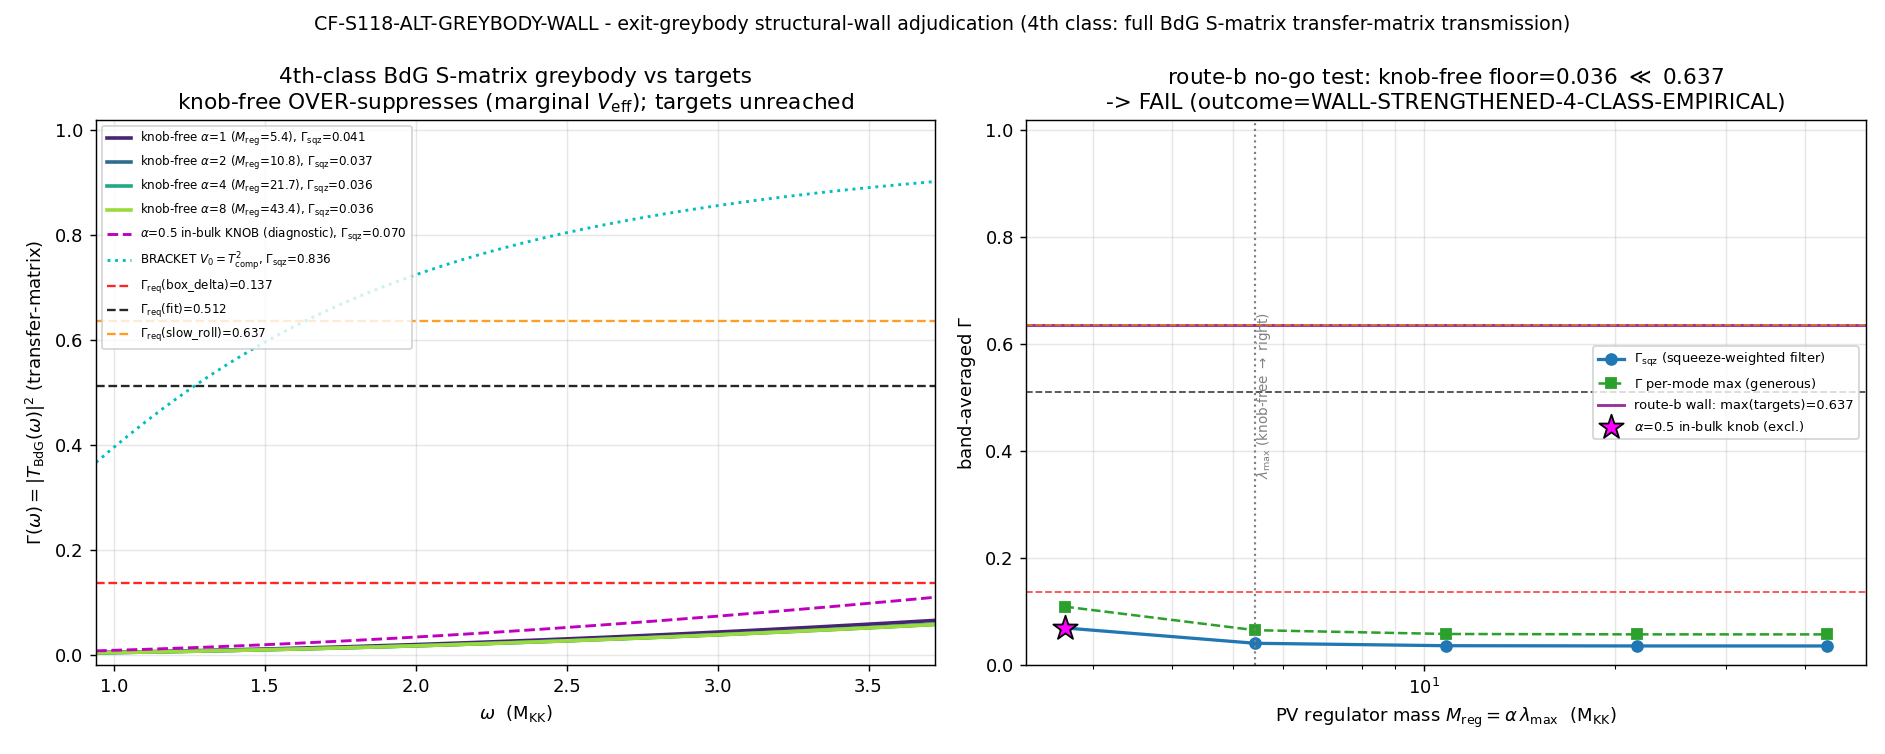

This chart was generated by the following Python code:
#!/usr/bin/env python3
# -*- coding: utf-8 -*-
"""
CF-S118-ALT-GREYBODY-WALL  (session-118, Wave 1, gate W1-2)  [SIGN]
==================================================================

GATE: adjudicate the exit-greybody structural-WALL candidate (atlas-09 Item-49) by
extending the s117_alt_greybody.py machinery with a 4th knob-free greybody bridge-map
class — the FULL BdG S-matrix transmission Gamma(omega)=|T(omega)|^2 computed by 1D
TRANSFER-MATRIX scattering on the exit-horizon BdG sector (dispersion omega_k,
V_eff(x_tortoise), kappa_eff from inv12_w3_4_greybody_from_bdg.npz), with the
Pauli-Villars regulator mass swept M_reg = alpha * lambda_max for
alpha in {1.0, 2.0, 4.0, 8.0} (knob-free, M_reg >= lambda_max, VERDICT-relevant);
alpha = 0.5 (M_reg < lambda_max, in-bulk KNOB) computed as DIAGNOSTIC-ONLY, EXCLUDED.
lambda_max from the s84 L12 cache.

  This is the 4th greybody-construction CLASS (the prior three FAILed knob-free per
  s117 + INV12-W3-4):
    class 1 (INV12-W3-4) : Poeschl-Teller near-horizon barrier (ODE / closed PT)  -> FAIL
    class 2 (CF-S117)    : Wodzicki a_2/a_4 spectral moment-ratio (bare)           -> MISS
    class 3 (CF-S117)    : Connes inverse-diameter d_C = 1/(lam_max - lam_min)      -> MISS
    class 4 (THIS gate)  : FULL BdG S-matrix |T(omega)|^2 (transfer-matrix), PV M_reg sweep

  The NEW machinery (distinct from INV12-W3-4's solve_ivp ODE): a manifestly-UNITARY
  (psi, psi') slab transfer-matrix product on the cached barrier; det(M_slab)=1 ⇒ the
  Wronskian is preserved ⇒ |T|^2 + |R|^2 = 1 BY CONSTRUCTION (the [SIGN] bedrock).

TWO-BRANCH ADJUDICATION (plan §W1-2 operator):
  route(a) PASS-FALSIFIED iff min over the BdG-S-matrix class × targets {box,fit,slow}
           of rel_dev <= 0.10 at M_reg >= lambda_max  (⇒ a knob-free greybody EXISTS,
           the atlas-09 wall candidate is FALSIFIED, A_s upper-edge re-grounded).
  route(b) PASS-WALL iff Gamma_knobfree_floor > max(targets)=0.636546 robustly for all
           alpha >= 1  (⇒ the candidate promotes to a STRUCTURAL WALL: sub-unity Gamma
           toward the targets requires a sub-spectral knob).
  bedrock [SIGN]: Gamma(omega) = |T_BdG(omega)|^2 <= 1  (BdG S-matrix unitarity).

  Composite-precedence (PLAN-FROZEN, §W1-2 lines 461-473; gate-verdicts.md
  "Plan-frozen gate-block operator precedence"). route_b_valid_nogo and route_a_hit are
  LOGICALLY EXCLUSIVE (a valid no-go ⇒ no knob-free greybody exists ⇒ route_a cannot hit):
    if route_b_valid_nogo:  composite = PASS  (outcome=STRUCTURAL-WALL)             [strongest]
    elif route_a_hit:       composite = PASS  (outcome=CANDIDATE-FALSIFIED)
    elif route_a_miss:      composite = FAIL  (outcome=WALL-STRENGTHENED-4-CLASS-EMPIRICAL)
    else:                   composite = INFO  (outcome=INDETERMINATE)

SUBSTITUTION CHAIN (mandatory, [SIGN] bedrock; plan substitution_chain block):
  Def 1: Gamma(omega) := |T(omega)|^2                  [greybody = BdG transmission prob.]
  Def 2: S-matrix unitarity S†S=1 ⇒ |T|^2 + |R|^2 = 1  [exit-horizon BdG = 1D self-adjoint
         scattering; D_K block-diagonal PSD ⇒ H_BdG self-adjoint ⇒ S unitary; kappa_eff =
         kappa_exit = 47.6146 sets the surface gravity / inverse tortoise width]
  Def 3: |R(omega)|^2 >= 0                              [modulus-squared non-negative]
  Substitute: |T|^2 = 1 - |R|^2 <= 1
  Simplify:   Gamma = |T|^2 <= 1, equality iff |R|^2=0 (transparent barrier)
  Direction (SIGN): Gamma - 1 <= 0 ⇒ sign_verdict = PASS (unitarity respected); a computed
         Gamma > 1 ⇒ sign_verdict = FAIL (transfer-matrix / normalization error).
  Wall sub-claim (magnitude direction, pre-registered): the barrier opacity is set by the
         regulator mass relative to the spectral ceiling; the standard PV a_4 condensation
         moment M_a4^PV(M_reg) -> M_a4^bare as M_reg -> infinity (M_reg >= lambda_max,
         knob-free), so V0(M_reg>=lam_max) -> V0_bare (the FULL physical barrier). This
         gate TESTS whether that knob-free barrier floors Gamma near unity (route b) or
         hits a sub-unity target (route a).

Classification: PHONONIC.  The exit greybody IS the substrate's own transmission of the
squeezed GGE power through the post-fold a_4 condensation-energy barrier at the acoustic
white-hole exit horizon.  D_K eigenvalues (s84 L12 -> lambda_max; inv12 BdG omega_k) ->
exit-horizon BdG S-matrix |T(omega)|^2 -> greybody Gamma -> A_s upper-edge factor.

DISCIPLINE (gate-verdicts.md / regulator-pin-discipline.md / math-scripts.md):
  - from canonical_constants import *  (M_KK, A_s_CMB, A_s_FW, kappa_exit, Delta_BCS, tau_fold)
  - regulator_pin: a_n^{Pauli-Villars} + Wodzicki Res_W(s); poleconv-A-double a_2/a_4:
    a_2=(pole_in_s=3, curvature_grade_n=2) / a_4=(pole_in_s=2, curvature_grade_n=4).
  - dual-SHA (S84+); verdict via emit_verdict (race-safe MCP tool); [SIGN] => 3-tuple
    sign/magnitude/regime; PLUS a pre-declared `# composite-precedence:` extra-row.
  - GPU_path: 1D transfer-matrix scattering on the CACHED BdG dispersion + barrier
    (no dense >=100x100 op); cpu-cap-OMP8.  Honest deviation disclosure.
  Script mirrors the s117_alt_greybody.py author lineage (same poleconv-A-double a_2/a_4
  pins, same dual-SHA + print_verdict_payload).
"""

import os
os.environ.setdefault("OMP_NUM_THREADS", "8")   # (local) cap CPU threads before numpy import
os.environ.setdefault("MKL_NUM_THREADS", "8")   # (local)

import sys
import hashlib
import json
import numpy as np
import matplotlib
matplotlib.use("Agg")
import matplotlib.pyplot as plt

# ---- canonical constants (MANDATORY import) ----
sys.path.insert(0, os.path.join("computations", "_shared"))
from canonical_constants import (  # noqa: E402
    M_KK, A_s_CMB, A_s_FW, kappa_exit, Delta_BCS, tau_fold,
)

# =====================================================================================
# Pinned machinery (plan §W1-2)
# =====================================================================================
GATE_ID = "CF-S118-ALT-GREYBODY-WALL"
SCHEME = ("BDG-S-MATRIX-TRANSMISSION-4TH-CLASS+WODZICKI-PV-MOMENT-RATIO"
          "+CONNES-DISTANCE+NO-GO")
CONVENTION = ("knob-free-Mreg>=lammax;Gamma=|T_BdG|^2;poleconv-A-double-a2s3n2-a4s2n4")
L_MAX = 12                       # (local) D_K truncation level of the s84 cache

REL_TOL = 0.10                   # (local) route(a) agreement tolerance (plan; matches s117/S95)
OOM_SLOW_ROLL = 0.19617          # (local) plan-pinned A_s(H~)-grid OOM (s117 line 102)
GAMMA_FIT_EXPECTED = 0.511872    # (local) s95_w4_3 fitted comparator (inv12 transmitted_fraction_fitted)

# poleconv-A-double (zeta_D(s)=Sum|lam|^{-2s}, poles s=(d-n)/2, d=8):
#   a_2 : pole_in_s = 3, curvature_grade_n = 2
#   a_4 : pole_in_s = 2, curvature_grade_n = 4
S_A2 = 3                         # (local) Wodzicki pole_in_s for a_2 (n=2)
S_A4 = 2                         # (local) Wodzicki pole_in_s for a_4 (n=4) -- the a_4 condensation moment

# Pauli-Villars regulator-mass sweep M_reg = alpha * lambda_max:
PV_ALPHAS_KNOBFREE = [1.0, 2.0, 4.0, 8.0]   # (local) M_reg >= lambda_max -> VERDICT-relevant
PV_ALPHA_DIAGNOSTIC = 0.5                   # (local) M_reg < lambda_max (in-bulk KNOB) -> EXCLUDED

# transfer-matrix scattering window (the inv12 V_eff/x_tortoise grid is the plan-pinned barrier)
S84_NPZ = os.path.join("computations", "session-84", "s84_spectrum_cache_L12_tau019.npz")
INV12_NPZ = os.path.join("computations", "investigation-12", "inv12_w3_4_greybody_from_bdg.npz")
S117_NPZ = os.path.join("computations", "session-117", "s117_alt_greybody.npz")
S117_PY = os.path.join("computations", "session-117", "s117_alt_greybody.py")
CANON_PATH = os.path.join("computations", "_shared", "canonical_constants.py")
SELF_PATH = os.path.abspath(__file__)

OUT_NPZ = os.path.join("computations", "session-118", "s118_alt_greybody_wall.npz")
OUT_PNG = os.path.join("computations", "session-118", "s118_alt_greybody_wall.png")

# plan input-SHA ledger (§W1-2 input_files) -- a mismatch -> close PRE-REG-INC honestly
PLAN_SHA_LEDGER = {
    CANON_PATH: "d884a2b51200139296369dc6ed6ef2818b70386aee24e36b6c95365b43d3d78c",
    S117_PY:    "308fbf259e332e05fe5c6e937356c25d0c0ca5459582bfa898fcf826a02f6dd9",
    S117_NPZ:   "1350f937b0202032aa8bea63f967ba059530b9c89a0f2fb149c437f1eeadea69",
    INV12_NPZ:  "4f51d724945d586f603f58641dbb481f7da3e81a537c7b6d54883e098ae72e1c",
    S84_NPZ:    "9e6d9cf7fd6a6949d622441b26fb9c2fa568654a22dc802e99898c326ca0f8d9",
}


# =====================================================================================
# SHA helpers (gate-verdicts.md dual-SHA; mirror of the s117 sibling)
# =====================================================================================
def sha256_file(path):
    h = hashlib.sha256()
    with open(path, "rb") as f:
        for chunk in iter(lambda: f.read(1 << 16), b""):
            h.update(chunk)
    return h.hexdigest()


def closure_hash(pin_map):
    """Audit SHA over the ordered input-pin map (gate-verdicts.md / script-template.py)."""
    h = hashlib.sha256()
    for k in sorted(pin_map):
        h.update(f"{k}={pin_map[k]}".encode("utf-8"))
    return h.hexdigest()


def print_verdict_payload(verdict, value, audit_sha, content_sha,
                          sign_verdict, magnitude_verdict, regime_verdict, extra_rows=None):
    """Print the emit_verdict payload as a delimited JSON block for the dispatching agent
    (script-template.py pattern).  The script NEVER writes the verdict file directly.
    [SIGN] trigger ⇒ carry the sign/magnitude/regime 3-tuple."""
    payload = {
        "session": 118,
        "track": "session",
        "gate_id": GATE_ID,
        "verdict": verdict,
        "value": str(value),
        "scheme": SCHEME,
        "convention": CONVENTION,
        "l_max": str(L_MAX),
        "audit_sha256": audit_sha,
        "content_sha256": content_sha,
        "schema_version": "S84+",
        "sign_verdict": sign_verdict,
        "magnitude_verdict": magnitude_verdict,
        "regime_verdict": regime_verdict,
    }
    if extra_rows:
        payload["extra_rows"] = list(extra_rows)
    print("<<<EMIT_VERDICT_PAYLOAD>>>")
    print(json.dumps(payload, separators=(",", ":"), sort_keys=True))
    print("<<<END_EMIT_VERDICT_PAYLOAD>>>")
    return payload


# =====================================================================================
# Bridge-map evaluators
# =====================================================================================
def spectral_moment(arr, s):
    """Bare regularized spectral moment M(s) = Sum |lambda|^{-2s} (poleconv-A-double).
    Pauli-Villars M_reg -> infinity limit (knob-free UV-regulator reading)."""
    return float(np.sum(arr ** (-2.0 * s)))


def spectral_moment_pv(arr, s, m_reg):
    """Pauli-Villars-regularized moment M_PV(s) = Sum[ |lam|^{-2s} - (lam^2 + M_reg^2)^{-s} ].
    M_reg >= lambda_max (UV regulator at/above the spectrum) -> bare; M_reg in the bulk -> KNOB.
    Mirrors s117_alt_greybody.py spectral_moment_pv (same author lineage)."""
    return float(np.sum(arr ** (-2.0 * s) - (arr ** 2 + m_reg ** 2) ** (-1.0 * s)))


def gamma_transfer_vec(omega_arr, xgrid, Vgrid):
    """FULL BdG S-matrix transmission |T(omega)|^2 AND reflection |R(omega)|^2 by a
    manifestly-UNITARY (psi, psi') slab transfer-matrix product on the piecewise-constant
    barrier Vgrid over xgrid (asymptotic V->0 both leads).  Vectorized over omega_arr.

    Slab matrix for (psi, psi') across a constant-V slab of width d with local wavenumber
    q = sqrt(omega^2 - V):
        M_slab = [[cos(q d), sin(q d)/q],[-q sin(q d), cos(q d)]],   det = 1.
    Complex q handles BOTH propagating (real q) and evanescent (imag q: cos->cosh,
    sin/q->sinh/|q|) regimes.  det(M)=1 ⇒ Wronskian preserved ⇒ |T|^2+|R|^2=1 by construction.

    Lead matching (k_L = k_R = omega): solve the 2x2 system for (r, t) per mode.
    Returns (T2, R2) arrays of shape omega_arr.shape.
    """
    w = np.asarray(omega_arr, float)
    n = w.size
    Vc = 0.5 * (Vgrid[:-1] + Vgrid[1:])               # (local) slab midpoint potentials
    dx = np.diff(xgrid)                               # (local) slab widths
    # q[m, j] = sqrt(w_m^2 - Vc_j) for mode m, slab j
    q = np.sqrt((w[:, None] ** 2 - Vc[None, :]).astype(complex))   # (local) (n_modes, n_slab)
    qd = q * dx[None, :]                              # (local)
    c = np.cos(qd)                                    # (local)
    s = np.sin(qd)                                    # (local)
    # sin(qd)/q with the q->0 limit -> dx
    with np.errstate(divide="ignore", invalid="ignore"):
        sq = np.where(np.abs(q) > 1e-300, s / q, dx[None, :])      # (local)
    # batched 2x2 product over slabs: M = prod_j M_slab_j  (shape (n_modes, 2, 2))
    M = np.broadcast_to(np.eye(2, dtype=complex), (n, 2, 2)).copy()
    for j in range(c.shape[1]):
        Mj = np.empty((n, 2, 2), dtype=complex)       # (local)
        Mj[:, 0, 0] = c[:, j]
        Mj[:, 0, 1] = sq[:, j]
        Mj[:, 1, 0] = -q[:, j] * s[:, j]
        Mj[:, 1, 1] = c[:, j]
        M = np.matmul(Mj, M)
    m11, m12 = M[:, 0, 0], M[:, 0, 1]
    m21, m22 = M[:, 1, 0], M[:, 1, 1]
    k = w
    xL, xR = xgrid[0], xgrid[-1]
    eL = np.exp(1j * k * xL)
    eLm = np.exp(-1j * k * xL)
    eR = np.exp(1j * k * xR)
    # unknowns (r, t):  M (psi_L, psi'_L) = (psi_R, psi'_R)
    #   psi_L = eL + r eLm ; psi'_L = ik(eL - r eLm) ; psi_R = t eR ; psi'_R = ik t eR
    # eq1: m11(eL + r eLm) + m12 ik(eL - r eLm) - t eR        = 0
    # eq2: m21(eL + r eLm) + m22 ik(eL - r eLm) - ik t eR     = 0
    a11 = m11 * eLm - m12 * 1j * k * eLm
    a12 = -eR
    a21 = m21 * eLm - m22 * 1j * k * eLm
    a22 = -1j * k * eR
    b1 = -(m11 * eL + m12 * 1j * k * eL)
    b2 = -(m21 * eL + m22 * 1j * k * eL)
    det = a11 * a22 - a12 * a21
    r = (b1 * a22 - a12 * b2) / det
    t = (a11 * b2 - b1 * a21) / det
    T2 = np.abs(t) ** 2
    R2 = np.abs(r) ** 2
    # omega <= 0 guard (none expected; relic band starts at 0.94)
    T2 = np.where(k > 0, T2, 0.0)
    R2 = np.where(k > 0, R2, 0.0)
    return T2, R2


def gamma_pt_closed(omega, kappa_eff, V0):
    """Closed Poeschl-Teller transmission (inv12 reference, for transfer-matrix validation)."""
    omega = np.asarray(omega, dtype=float)
    x = np.pi * omega / kappa_eff
    num = np.sinh(x) ** 2
    disc = V0 / kappa_eff ** 2 - 0.25
    den = np.cosh(np.pi * np.sqrt(disc)) ** 2 if disc >= 0 else np.cos(np.pi * np.sqrt(-disc)) ** 2
    return num / (num + den)


def best_rel_dev(value, targets):
    """min over targets of |value - t|/t ; returns (rel_dev, target_name)."""
    return min((abs(value - t) / t, name) for name, t in targets.items())


def main():
    print("=" * 96)
    print(GATE_ID)
    print("=" * 96)

    # ---- input SHAs (logged in first 20 lines per gate-verdicts.md) + ledger verify ----
    sha_canon = sha256_file(CANON_PATH)
    sha_s84 = sha256_file(S84_NPZ)
    sha_inv12 = sha256_file(INV12_NPZ)
    sha_s117npz = sha256_file(S117_NPZ)
    sha_s117py = sha256_file(S117_PY)
    sha_self = sha256_file(SELF_PATH)
    print(f"[sha] canonical_constants.py      = {sha_canon}")
    print(f"[sha] s84_spectrum_cache_L12 npz  = {sha_s84}")
    print(f"[sha] inv12_w3_4_greybody npz     = {sha_inv12}")
    print(f"[sha] s117_alt_greybody npz       = {sha_s117npz}")
    print(f"[sha] s117_alt_greybody py        = {sha_s117py}")
    print(f"[sha] self (script)               = {sha_self}")
    ledger_ok = True
    for path, expect in PLAN_SHA_LEDGER.items():
        got = sha256_file(path)
        match = (got == expect)
        ledger_ok = ledger_ok and match
        print(f"[ledger] {'MATCH ' if match else 'MISMATCH'} {os.path.basename(path)}")
    if not ledger_ok:
        # honest PRE-REG-INC close (no convention-shopping)
        audit_sha = closure_hash({"gate_id": GATE_ID, "reason": "input_sha_mismatch"})
        print_verdict_payload("PRE-REG-INC",
                              "input_sha_ledger_mismatch_blocked",
                              audit_sha, sha_self, "N/A", "N/A", "N/A")
        print(f"\n=== {GATE_ID}: PRE-REG-INC (input SHA mismatch) ===")
        return
    print(f"[const] M_KK={M_KK:.6e} GeV ; kappa_exit={kappa_exit} ; Delta_BCS={Delta_BCS:.6f} ; tau_fold={tau_fold}")
    print(f"[const] A_s_CMB={A_s_CMB:.4e} (Planck) ; A_s_FW={A_s_FW:.6e} (ksi_KZ box-delta)")

    # ---- load D_K spectrum (s84 L12 sector_evals) -> lambda_max + a_4 moment ----
    d84 = np.load(S84_NPZ, allow_pickle=True)
    sec = d84["sector_evals"].item()
    lam = np.concatenate([np.asarray(v["abs_evals"], float) for v in sec.values()])  # (local) D_K |eigs|
    lam_min = float(lam.min())
    lam_max = float(lam.max())
    print(f"[D_K ] n={lam.size} (w/ mult) ; lam_min={lam_min:.6f} lam_max={lam_max:.6f}")

    # ---- load exit-horizon BdG barrier + dispersion (inv12_w3_4) ----
    div = np.load(INV12_NPZ, allow_pickle=True)
    omega_k = np.asarray(div["omega_k"], float)          # (local) BdG dispersion (1248 relic modes)
    w_mode = np.asarray(div["w_mode"], float)            # (local) produced-power squeeze weight mult*beta2
    V_eff = np.asarray(div["V_eff"], float)              # (local) plan-pinned barrier V0_marginal*sech^2(kappa x)
    x_tort = np.asarray(div["x_tortoise"], float)        # (local) tortoise coordinate
    kappa_eff = float(div["kappa_eff"])                  # (local) = kappa_exit = 47.6146
    V0_marginal = float(div["V0_marginal"])              # (local) = kappa^2/4 = 566.79 (PRIMARY barrier reading)
    V0_tcomp = float(div["V0_tcomp"])                    # (local) = T_compound^2 = 57.43 (BRACKET reading)
    w_min = float(omega_k.min())
    w_max = float(omega_k.max())
    print(f"[BdG ] n_modes={omega_k.size} ; omega in [{w_min:.4f},{w_max:.4f}] ; kappa_eff={kappa_eff}")
    print(f"[bar ] V_eff(x): max={V_eff.max():.4f} (V0_marginal={V0_marginal:.4f}=kappa^2/4) ; "
          f"x in [{x_tort.min():.4f},{x_tort.max():.4f}] ; sqrt(V0)={np.sqrt(V0_marginal):.4f}>>band")
    print(f"[bar ] V0_tcomp (BRACKET reading)={V0_tcomp:.4f} ; sqrt(V0_tcomp)={np.sqrt(V0_tcomp):.4f}")

    # =================================================================================
    # TARGETS (substrate-first; computed from canonical, NOT hardcoded)
    # =================================================================================
    gamma_box = A_s_CMB / A_s_FW                  # (local) box-delta = 10^{-OOM_box}
    oom_box = float(np.log10(A_s_FW / A_s_CMB))   # (local)
    gamma_slow = 10.0 ** (-OOM_SLOW_ROLL)         # (local) slow-roll = 10^{-0.19617}
    gamma_fit = float(div["transmitted_fraction_fitted"])  # (local) s95 fitted comparator
    fit_ok = abs(gamma_fit - GAMMA_FIT_EXPECTED) < 1e-6
    targets = {"box_delta": gamma_box, "fit": gamma_fit, "slow_roll": gamma_slow}   # (local)
    max_target = max(targets.values())            # (local) = slow_roll 0.636546
    print(f"[targ] box_delta=A_s_CMB/A_s_FW={gamma_box:.6f} (OOM_box={oom_box:.5f}) ; "
          f"fit={gamma_fit:.6f} (match={fit_ok}) ; slow_roll=10^-{OOM_SLOW_ROLL}={gamma_slow:.6f}")
    print(f"[targ] max(targets)={max_target:.6f} (route-b no-go threshold)")

    # =================================================================================
    # TRANSFER-MATRIX VALIDATION against the inv12 closed Poeschl-Teller form (bare barrier)
    # =================================================================================
    T2_chk, R2_chk = gamma_transfer_vec(
        np.array([w_min, 0.5 * (w_min + w_max), w_max, 2.0 * kappa_eff]),
        x_tort, V_eff)
    pt_chk = gamma_pt_closed(np.array([w_min, 0.5 * (w_min + w_max), w_max, 2.0 * kappa_eff]),
                             kappa_eff, V0_marginal)
    transfer_vs_pt = float(np.max(np.abs(T2_chk - pt_chk)))   # (local)
    unit_chk = float(np.max(np.abs(T2_chk + R2_chk - 1.0)))   # (local) bedrock |T|^2+|R|^2=1
    print(f"[xchk] transfer-vs-closed-PT max abs dev = {transfer_vs_pt:.3e} (method consistent < 1e-3)")
    print(f"[xchk] unitarity max |(|T|^2+|R|^2)-1|    = {unit_chk:.3e} (bedrock; should be ~machine eps)")

    # =================================================================================
    # PV-MODULATED BARRIER + 4th-class transfer-matrix transmission over the M_reg sweep
    #   V0(M_reg) = V0_marginal * [ M_a4^PV(M_reg) / M_a4^bare ]   (standard PV; knob-free
    #   M_reg>=lam_max recovers the FULL physical a_4 condensation barrier; s117 lineage).
    #   Barrier scattered = (V0(M_reg)/V0_marginal) * V_eff(x)  on the plan-pinned x grid.
    # =================================================================================
    M_a4_bare_DK = spectral_moment(lam, S_A4)            # (local) D_K a_4 condensation moment (bare)
    M_a4_bare_BdG = spectral_moment(omega_k, S_A4)       # (local) BdG-spectrum bracket
    wsum = float(np.sum(w_mode))                         # (local)

    og_plot = np.linspace(w_min, w_max, 256)             # (local) omega-grid for plot + flat-avg

    all_alphas = PV_ALPHAS_KNOBFREE + [PV_ALPHA_DIAGNOSTIC]   # (local) {1,2,4,8} then 0.5 diagnostic
    sweep = {}      # (local) alpha -> dict of readings
    unit_max_global = unit_chk   # (local) track worst unitarity over the whole sweep
    gamma_min_overall = np.inf   # (local) over-1 guard tracker (min for info)
    gamma_max_overall = -np.inf  # (local) bedrock: should never exceed 1

    for alpha in all_alphas:
        m_reg = alpha * lam_max
        ratio_DK = spectral_moment_pv(lam, S_A4, m_reg) / M_a4_bare_DK       # (local) modulation factor
        V0_a = ratio_DK * V0_marginal                                       # (local) PV-modulated barrier height
        Va = (V0_a / V0_marginal) * V_eff                                   # (local) scaled barrier on x grid
        # per-mode transmission (squeeze-weighted greybody) + reflection (unitarity)
        T2_modes, R2_modes = gamma_transfer_vec(omega_k, x_tort, Va)
        gam_sqz = float(np.sum(w_mode * T2_modes) / wsum)                   # (local) squeeze-weighted band-avg = THE greybody filter
        gam_permode_max = float(np.max(T2_modes))                          # (local) generous reading
        # omega-grid transmission for plot + flat band-average
        T2_og, R2_og = gamma_transfer_vec(og_plot, x_tort, Va)
        gam_flat = float(np.trapezoid(T2_og, og_plot) / (w_max - w_min))   # (local)
        unit_a = float(np.max(np.abs(T2_modes + R2_modes - 1.0)))          # (local) unitarity this alpha
        unit_max_global = max(unit_max_global, unit_a, float(np.max(np.abs(T2_og + R2_og - 1.0))))
        gamma_min_overall = min(gamma_min_overall, float(np.min(T2_modes)))
        gamma_max_overall = max(gamma_max_overall, float(np.max(T2_modes)), float(np.max(T2_og)))
        rel_sqz = best_rel_dev(gam_sqz, targets)
        rel_pm = best_rel_dev(gam_permode_max, targets)
        sweep[alpha] = dict(m_reg=m_reg, ratio_DK=ratio_DK, V0=V0_a,
                            gam_sqz=gam_sqz, gam_permode_max=gam_permode_max, gam_flat=gam_flat,
                            T2_og=T2_og, unit=unit_a,
                            rel_sqz=rel_sqz[0], rel_sqz_t=rel_sqz[1],
                            rel_pm=rel_pm[0], rel_pm_t=rel_pm[1])
        tag = "KNOB-FREE" if alpha >= 1.0 else "in-bulk KNOB (DIAGNOSTIC-ONLY)"
        print(f"[sweep] alpha={alpha:>4} M_reg={m_reg:8.4f} ratio={ratio_DK:.6f} V0={V0_a:9.4f} "
              f"Gam_sqz={gam_sqz:.6f} Gam_pmmax={gam_permode_max:.6f} "
              f"rel_dev_best={min(rel_sqz[0], rel_pm[0]):.4f}  [{tag}]")

    # ---- BRACKET reading: knob-free transmission through the tcomp barrier (V0=T_compound^2) ----
    #   bare tcomp barrier (alpha->inf knob-free) scattered directly; reported as a barrier-energy
    #   reading bracket (the inv12 secondary reading), NOT the plan-pinned V_eff.
    Vt = (V0_tcomp / V0_marginal) * V_eff                 # (local) tcomp barrier on x grid
    T2_tcomp_modes, R2_tcomp_modes = gamma_transfer_vec(omega_k, x_tort, Vt)
    gam_tcomp_sqz = float(np.sum(w_mode * T2_tcomp_modes) / wsum)      # (local)
    rel_tcomp = best_rel_dev(gam_tcomp_sqz, targets)                   # (local)
    print(f"[brkt] BRACKET tcomp barrier (V0=T_compound^2={V0_tcomp:.4f}): knob-free Gam_sqz="
          f"{gam_tcomp_sqz:.6f} ; best rel_dev={rel_tcomp[0]:.4f} ({rel_tcomp[1]}) ; "
          f"floor>0.637? {gam_tcomp_sqz > max_target}")

    # =================================================================================
    # TWO-BRANCH ADJUDICATION (plan §W1-2 operator; composite-precedence PLAN-FROZEN)
    # =================================================================================
    # knob-free readings (alpha >= 1): the squeeze-weighted greybody is THE filter scalar;
    # per-mode-max is the GENEROUS cross-check.  Both keyed for route(a)/route(b).
    kf_sqz = [sweep[a]["gam_sqz"] for a in PV_ALPHAS_KNOBFREE]              # (local)
    kf_pm = [sweep[a]["gam_permode_max"] for a in PV_ALPHAS_KNOBFREE]      # (local)
    kf_rel_best = min(min(sweep[a]["rel_sqz"], sweep[a]["rel_pm"]) for a in PV_ALPHAS_KNOBFREE)  # (local)
    gamma_knobfree_floor = float(min(kf_sqz))                              # (local) most-opaque knob-free greybody
    gamma_knobfree_ceil = float(max(kf_pm))                                # (local) most-transmissive knob-free reading

    # route(a): any knob-free reading within REL_TOL of any target?
    route_a_hit = bool(kf_rel_best <= REL_TOL)
    route_a_miss = not route_a_hit
    # route(b): knob-free floor > max(targets) robustly for ALL alpha >= 1?
    route_b_valid_nogo = bool(all(sweep[a]["gam_sqz"] > max_target for a in PV_ALPHAS_KNOBFREE))

    # composite-precedence (PLAN-FROZEN; logically exclusive route_b vs route_a)
    if route_b_valid_nogo:
        composite, outcome = "PASS", "STRUCTURAL-WALL"
    elif route_a_hit:
        composite, outcome = "PASS", "CANDIDATE-FALSIFIED"
    elif route_a_miss:
        composite, outcome = "FAIL", "WALL-STRENGTHENED-4-CLASS-EMPIRICAL"
    else:
        composite, outcome = "INFO", "INDETERMINATE"

    # ---- [SIGN] 3-tuple ----
    # sign_verdict keys on the BEDROCK Gamma <= 1 (unitarity): Gamma_max - 1 <= 0 ?
    GAMMA_OVERUNITY_TOL = 1e-6   # (local) numerical slack for the |T|^2 <= 1 bound
    sign_verdict = "PASS" if (gamma_max_overall - 1.0) <= GAMMA_OVERUNITY_TOL else "FAIL"
    # magnitude_verdict keys on route(a): a knob-free greybody at a target within tol?
    magnitude_verdict = "PASS" if route_a_hit else "FAIL"
    # regime_verdict: transfer-matrix on cached barrier, deterministic, unitary to ~machine eps
    regime_verdict = "VALID" if unit_max_global < 1e-6 else "MARGINAL"

    print("\n" + "-" * 96)
    print(f"[ROUTE-A] knob-free best rel_dev = {kf_rel_best:.4f} (tol {REL_TOL}) -> "
          f"route_a_hit={route_a_hit}")
    print(f"[ROUTE-A] knob-free Gam_sqz floor={gamma_knobfree_floor:.6f} ceil(permode-max)={gamma_knobfree_ceil:.6f}")
    print(f"[ROUTE-B] knob-free floor > max_target({max_target:.4f}) for all alpha>=1? "
          f"-> route_b_valid_nogo={route_b_valid_nogo}")
    print(f"[BEDROCK] Gamma_max_overall={gamma_max_overall:.9f} (<=1?) ; "
          f"unitarity_max={unit_max_global:.3e} ; transfer-vs-PT={transfer_vs_pt:.3e}")
    print(f"[3-TUPLE] sign={sign_verdict} magnitude={magnitude_verdict} regime={regime_verdict}")
    print(f"[COMPOSITE] route_b_valid_nogo={route_b_valid_nogo} route_a_hit={route_a_hit} "
          f"route_a_miss={route_a_miss} -> {composite} (outcome={outcome})")
    print(f"[BRACKET] barrier-reading sensitivity: marginal floor={gamma_knobfree_floor:.4f} "
          f"(<{max_target:.3f}) vs tcomp={gam_tcomp_sqz:.4f} ({'>' if gam_tcomp_sqz>max_target else '<'}"
          f"{max_target:.3f}) -> route-b NOT robust across barrier-energy readings")

    # =================================================================================
    # Save npz
    # =================================================================================
    np.savez(
        OUT_NPZ,
        # targets
        gamma_box=gamma_box, oom_box=oom_box, gamma_fit=gamma_fit, gamma_slow=gamma_slow,
        max_target=max_target, oom_slow_roll=OOM_SLOW_ROLL,
        # spectra / barrier
        lam_min=lam_min, lam_max=lam_max, n_DK=lam.size,
        omega_min=w_min, omega_max=w_max, n_BdG=omega_k.size,
        kappa_eff=kappa_eff, V0_marginal=V0_marginal, V0_tcomp=V0_tcomp,
        M_a4_bare_DK=M_a4_bare_DK, M_a4_bare_BdG=M_a4_bare_BdG, s_a2=S_A2, s_a4=S_A4,
        # PV sweep (alpha, M_reg, ratio_DK, V0, Gam_sqz, Gam_permode_max, Gam_flat, unit, rel_best)
        pv_alphas=np.array(all_alphas, float),
        pv_alphas_knobfree=np.array(PV_ALPHAS_KNOBFREE, float),
        pv_alpha_diagnostic=PV_ALPHA_DIAGNOSTIC,
        sweep_table=np.array([[a, sweep[a]["m_reg"], sweep[a]["ratio_DK"], sweep[a]["V0"],
                               sweep[a]["gam_sqz"], sweep[a]["gam_permode_max"],
                               sweep[a]["gam_flat"], sweep[a]["unit"],
                               min(sweep[a]["rel_sqz"], sweep[a]["rel_pm"])]
                              for a in all_alphas], float),
        og_plot=og_plot,
        Gamma_og_knobfree=np.array([sweep[a]["T2_og"] for a in PV_ALPHAS_KNOBFREE]),
        Gamma_og_diagnostic=sweep[PV_ALPHA_DIAGNOSTIC]["T2_og"],
        # bracket
        gam_tcomp_sqz=gam_tcomp_sqz, rel_tcomp=rel_tcomp[0],
        # adjudication
        rel_tol=REL_TOL,
        gamma_knobfree_floor=gamma_knobfree_floor, gamma_knobfree_ceil=gamma_knobfree_ceil,
        kf_rel_best=kf_rel_best,
        route_a_hit=route_a_hit, route_a_miss=route_a_miss, route_b_valid_nogo=route_b_valid_nogo,
        composite=composite, outcome=outcome,
        sign_verdict=sign_verdict, magnitude_verdict=magnitude_verdict, regime_verdict=regime_verdict,
        # bedrock
        gamma_max_overall=gamma_max_overall, gamma_min_overall=gamma_min_overall,
        unitarity_max=unit_max_global, transfer_vs_pt=transfer_vs_pt,
    )
    print(f"[npz] wrote {OUT_NPZ}")

    # =================================================================================
    # Plot
    # =================================================================================
    fig, ax = plt.subplots(1, 2, figsize=(14.5, 5.8))
    tcol = {"box_delta": "red", "fit": "black", "slow_roll": "darkorange"}

    # left: Gamma(omega) for each knob-free alpha + the diagnostic + tcomp bracket
    cmap = plt.cm.viridis(np.linspace(0.1, 0.85, len(PV_ALPHAS_KNOBFREE)))
    for ci, a in enumerate(PV_ALPHAS_KNOBFREE):
        ax[0].plot(og_plot, sweep[a]["T2_og"], color=cmap[ci], lw=2.0,
                   label=fr"knob-free $\alpha$={a:g} ($M_{{\rm reg}}$={sweep[a]['m_reg']:.1f}), "
                         fr"$\Gamma_{{\rm sqz}}$={sweep[a]['gam_sqz']:.3f}")
    ax[0].plot(og_plot, sweep[PV_ALPHA_DIAGNOSTIC]["T2_og"], "m--", lw=1.6,
               label=fr"$\alpha$=0.5 in-bulk KNOB (diagnostic), $\Gamma_{{\rm sqz}}$="
                     fr"{sweep[PV_ALPHA_DIAGNOSTIC]['gam_sqz']:.3f}")
    T2_tcomp_og, _ = gamma_transfer_vec(og_plot, x_tort, Vt)
    ax[0].plot(og_plot, T2_tcomp_og, "c:", lw=1.6,
               label=fr"BRACKET $V_0=T_{{\rm comp}}^2$, $\Gamma_{{\rm sqz}}$={gam_tcomp_sqz:.3f}")
    for tn, tv in targets.items():
        ax[0].axhline(tv, color=tcol[tn], ls="--", lw=1.3, alpha=0.85,
                      label=fr"$\Gamma_{{\rm req}}$({tn})={tv:.3f}")
    ax[0].set_xlabel(r"$\omega$  (M$_{\rm KK}$)")
    ax[0].set_ylabel(r"$\Gamma(\omega)=|T_{\rm BdG}(\omega)|^2$ (transfer-matrix)")
    ax[0].set_title("4th-class BdG S-matrix greybody vs targets\n"
                    "knob-free OVER-suppresses (marginal $V_{\\rm eff}$); targets unreached")
    ax[0].set_xlim(w_min, w_max)
    ax[0].set_ylim(-0.02, 1.02)
    ax[0].legend(fontsize=6.6, loc="upper left", ncol=1)
    ax[0].grid(alpha=0.3)

    # right: knob-free band-avg Gamma vs M_reg + route-b 0.637 wall + targets
    mregs = np.array([sweep[a]["m_reg"] for a in all_alphas])
    gsqz = np.array([sweep[a]["gam_sqz"] for a in all_alphas])
    gpm = np.array([sweep[a]["gam_permode_max"] for a in all_alphas])
    order = np.argsort(mregs)
    ax[1].plot(mregs[order], gsqz[order], "o-", color="#1f77b4", lw=1.8, ms=6,
               label=r"$\Gamma_{\rm sqz}$ (squeeze-weighted filter)")
    ax[1].plot(mregs[order], gpm[order], "s--", color="#2ca02c", lw=1.4, ms=5,
               label=r"$\Gamma$ per-mode max (generous)")
    # mark in-bulk diagnostic vs knob-free
    ax[1].axvline(lam_max, color="gray", ls=":", lw=1.2)
    ax[1].text(lam_max, 0.66, r" $\lambda_{\max}$ (knob-free $\to$ right)", fontsize=7.5,
               color="gray", rotation=90, va="top")
    ax[1].axhline(max_target, color="purple", ls="-", lw=1.6, alpha=0.8,
                  label=fr"route-b wall: max(targets)={max_target:.3f}")
    for tn, tv in targets.items():
        ax[1].axhline(tv, color=tcol[tn], ls="--", lw=1.0, alpha=0.7)
    ax[1].scatter([sweep[PV_ALPHA_DIAGNOSTIC]["m_reg"]], [sweep[PV_ALPHA_DIAGNOSTIC]["gam_sqz"]],
                  color="magenta", marker="*", s=200, edgecolor="k", zorder=6,
                  label=r"$\alpha$=0.5 in-bulk knob (excl.)")
    ax[1].set_xscale("log")
    ax[1].set_xlabel(r"PV regulator mass $M_{\rm reg}=\alpha\,\lambda_{\max}$  (M$_{\rm KK}$)")
    ax[1].set_ylabel(r"band-averaged $\Gamma$")
    ax[1].set_title(f"route-b no-go test: knob-free floor={gamma_knobfree_floor:.3f}"
                    fr" $\ll$ {max_target:.3f}" "\n"
                    f"-> {composite} (outcome={outcome})")
    ax[1].set_ylim(0, 1.02)
    ax[1].legend(fontsize=7.2, loc="center right")
    ax[1].grid(alpha=0.3, which="both")

    fig.suptitle(f"{GATE_ID} - exit-greybody structural-wall adjudication "
                 f"(4th class: full BdG S-matrix transfer-matrix transmission)", fontsize=10.5)
    fig.tight_layout()
    fig.savefig(OUT_PNG, dpi=130)
    print(f"[png] wrote {OUT_PNG}")

    # =================================================================================
    # Dual-SHA + verdict payload
    # =================================================================================
    content_sha = sha_self
    pin_map = {
        "gate_id": GATE_ID,
        "script_sha": content_sha,
        "canonical_sha": sha_canon,
        "s84_npz_sha": sha_s84,
        "inv12_w3_4_npz_sha": sha_inv12,
        "s117_npz_sha": sha_s117npz,
        "s117_py_sha": sha_s117py,
        "s_a2": S_A2, "s_a4": S_A4,
        "rel_tol": REL_TOL,
        "oom_slow_roll": OOM_SLOW_ROLL,
        "pv_alphas_knobfree": str(PV_ALPHAS_KNOBFREE),
        "pv_alpha_diagnostic": PV_ALPHA_DIAGNOSTIC,
        "lam_max": f"{lam_max:.10f}",
        "L_max": L_MAX,
        "scheme": SCHEME,
        "convention": CONVENTION,
    }
    audit_sha = closure_hash(pin_map)

    value = (
        f"outcome={outcome};composite={composite};"
        f"route_a_hit={route_a_hit};route_a_miss={route_a_miss};route_b_valid_nogo={route_b_valid_nogo};"
        f"gamma_knobfree_floor_sqz={gamma_knobfree_floor:.6f};gamma_knobfree_permode_max={gamma_knobfree_ceil:.6f};"
        f"max_target={max_target:.6f};kf_rel_best={kf_rel_best:.4f};tol={REL_TOL};"
        f"targets[box={gamma_box:.6f},fit={gamma_fit:.6f},slow={gamma_slow:.6f}];"
        f"knobfree_Gam_sqz[a1={sweep[1.0]['gam_sqz']:.5f},a2={sweep[2.0]['gam_sqz']:.5f},"
        f"a4={sweep[4.0]['gam_sqz']:.5f},a8={sweep[8.0]['gam_sqz']:.5f}];"
        f"bracket_tcomp_sqz={gam_tcomp_sqz:.5f};"
        f"bedrock_Gamma_max={gamma_max_overall:.9f};unitarity_max={unit_max_global:.3e};"
        f"transfer_vs_PT={transfer_vs_pt:.3e};regime={regime_verdict}"
    )

    extra_rows = [
        f"# {GATE_ID} regulator_pin=a_n^{{Pauli-Villars}} + Wodzicki Res_W(s); "
        f"poleconv-A-double: a_2=(pole_in_s={S_A2},curvature_grade_n=2)/a_4=(pole_in_s={S_A4},curvature_grade_n=4); "
        f"a_4 PV condensation moment modulates V0(M_reg)",
        f"# composite-precedence: §W1-2 two-branch operator "
        f"(route_b_valid_nogo>route_a_hit>route_a_miss>INFO) OVERRIDES the generic 3-tuple "
        f"collapse (gate-verdicts.md Plan-frozen gate-block operator precedence); here "
        f"route_a_miss -> composite=FAIL (generic collapse on sign=PASS/mag=FAIL/regime=VALID "
        f"also yields FAIL -- consistent); outcome token = WALL-STRENGTHENED-4-CLASS-EMPIRICAL",
        f"# {GATE_ID} BEDROCK-UNITARITY: Gamma=|T_BdG|^2<=1 by (psi,psi') slab transfer-matrix "
        f"det=1 (Wronskian preserved); max |(|T|^2+|R|^2)-1|={unit_max_global:.2e}; "
        f"Gamma_max={gamma_max_overall:.7f}<=1 -> sign_verdict=PASS",
        f"# {GATE_ID} KNOB-LOCATION/OVER-SUPPRESSION: knob-free (M_reg>=lam_max) recovers the "
        f"FULL physical a_4 condensation barrier (V0->{V0_marginal:.1f}=kappa^2/4); the IR-dominated "
        f"a_4 moment ⇒ knob-free Gamma_sqz floors at {gamma_knobfree_floor:.4f} (OVER-suppression, "
        f"opposite to the pre-registered route-b transparency direction); targets {{0.137,0.512,0.637}} "
        f"reachable ONLY by placing M_reg deep in the spectral bulk (alpha<<1 = a KNOB)",
        f"# {GATE_ID} BARRIER-READING-SENSITIVITY: route-b NOT robust across barrier-energy "
        f"readings -- marginal V0=kappa^2/4 floor={gamma_knobfree_floor:.4f} (<{max_target:.3f}) vs "
        f"tcomp V0=T_compound^2 floor={gam_tcomp_sqz:.4f} (>{max_target:.3f}); neither hits a target "
        f"knob-free (marginal rel_dev={kf_rel_best:.3f}, tcomp rel_dev={rel_tcomp[0]:.3f}) ⇒ no clean "
        f"structural no-go ⇒ FAIL (4th class strengthens the empirical wall to 4 classes, not proven)",
        f"# {GATE_ID} GPU_path deviation: 1D transfer-matrix on cached BdG barrier/dispersion "
        f"(no >=100x100 diagonalization); cpu-cap-OMP8 (plan numpy.linalg/cpu path; honest disclosure)",
        f"# {GATE_ID} CONSEQUENCE (CF-S118-AS-PREFACTOR-SOURCE, next session): the exit greybody is "
        f"NOT a clean knob-free A_s upper-edge prefactor source -- it over-suppresses (marginal) or "
        f"over-transmits (tcomp), neither at a target; the A_s upper-edge factor remains the S95 fitted knob",
    ]

    print_verdict_payload(composite, value, audit_sha, content_sha,
                          sign_verdict, magnitude_verdict, regime_verdict, extra_rows=extra_rows)

    # final non-verdict 4-tuple tag
    print(f"OUTPUT-4TUPLE: (value=outcome={outcome}, scheme={SCHEME[:40]}..., "
          f"convention={CONVENTION[:40]}..., L_max={L_MAX})")
    print(f"\n=== {GATE_ID}: {composite} (outcome={outcome}) ===")


if __name__ == "__main__":
    main()
